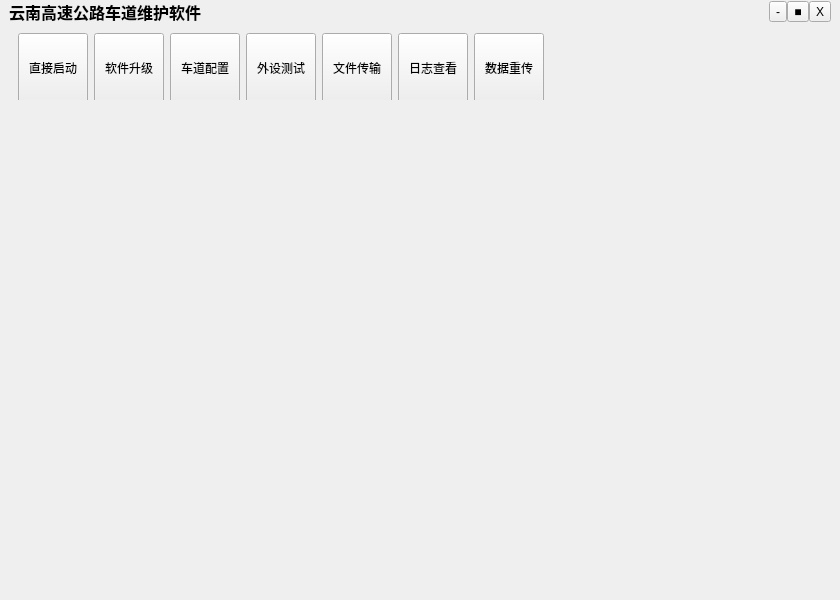
<?xml version="1.0" encoding="UTF-8"?>
<ui version="4.0">
 <class>FormMain</class>
 <widget class="QWidget" name="FormMain">
  <property name="geometry">
   <rect>
    <x>0</x>
    <y>0</y>
    <width>840</width>
    <height>600</height>
   </rect>
  </property>
  <property name="windowTitle">
   <string>Form</string>
  </property>
  <layout class="QVBoxLayout" name="verticalLayout">
   <property name="spacing">
    <number>0</number>
   </property>
   <property name="margin">
    <number>0</number>
   </property>
   <item>
    <widget class="QWidget" name="widget" native="true">
     <property name="minimumSize">
      <size>
       <width>0</width>
       <height>100</height>
      </size>
     </property>
     <property name="maximumSize">
      <size>
       <width>16777215</width>
       <height>100</height>
      </size>
     </property>
     <layout class="QVBoxLayout" name="verticalLayout_2">
      <property name="spacing">
       <number>0</number>
      </property>
      <property name="topMargin">
       <number>0</number>
      </property>
      <property name="bottomMargin">
       <number>0</number>
      </property>
      <item>
       <layout class="QHBoxLayout" name="horizontalLayout_2">
        <item>
         <widget class="QLabel" name="label">
          <property name="font">
           <font>
            <pointsize>12</pointsize>
            <weight>75</weight>
            <bold>true</bold>
           </font>
          </property>
          <property name="text">
           <string>云南高速公路车道维护软件</string>
          </property>
         </widget>
        </item>
        <item>
         <widget class="QToolButton" name="btnMin">
          <property name="focusPolicy">
           <enum>Qt::NoFocus</enum>
          </property>
          <property name="text">
           <string>-</string>
          </property>
         </widget>
        </item>
        <item>
         <widget class="QToolButton" name="btnMax">
          <property name="focusPolicy">
           <enum>Qt::NoFocus</enum>
          </property>
          <property name="text">
           <string>■</string>
          </property>
         </widget>
        </item>
        <item>
         <widget class="QToolButton" name="btnClose">
          <property name="focusPolicy">
           <enum>Qt::NoFocus</enum>
          </property>
          <property name="text">
           <string>X</string>
          </property>
         </widget>
        </item>
       </layout>
      </item>
      <item>
       <widget class="QWidget" name="WidgetTool" native="true">
        <layout class="QHBoxLayout" name="horizontalLayout">
         <item>
          <widget class="QToolButton" name="tb_Home">
           <property name="minimumSize">
            <size>
             <width>70</width>
             <height>70</height>
            </size>
           </property>
           <property name="maximumSize">
            <size>
             <width>70</width>
             <height>70</height>
            </size>
           </property>
           <property name="focusPolicy">
            <enum>Qt::NoFocus</enum>
           </property>
           <property name="text">
            <string>直接启动</string>
           </property>
          </widget>
         </item>
         <item>
          <widget class="QToolButton" name="tb_Update">
           <property name="minimumSize">
            <size>
             <width>70</width>
             <height>70</height>
            </size>
           </property>
           <property name="maximumSize">
            <size>
             <width>70</width>
             <height>70</height>
            </size>
           </property>
           <property name="focusPolicy">
            <enum>Qt::NoFocus</enum>
           </property>
           <property name="text">
            <string>软件升级</string>
           </property>
          </widget>
         </item>
         <item>
          <widget class="QToolButton" name="tb_Setting">
           <property name="minimumSize">
            <size>
             <width>70</width>
             <height>70</height>
            </size>
           </property>
           <property name="maximumSize">
            <size>
             <width>70</width>
             <height>70</height>
            </size>
           </property>
           <property name="focusPolicy">
            <enum>Qt::NoFocus</enum>
           </property>
           <property name="text">
            <string>车道配置</string>
           </property>
          </widget>
         </item>
         <item>
          <widget class="QToolButton" name="tb_devtest">
           <property name="minimumSize">
            <size>
             <width>70</width>
             <height>70</height>
            </size>
           </property>
           <property name="maximumSize">
            <size>
             <width>70</width>
             <height>70</height>
            </size>
           </property>
           <property name="focusPolicy">
            <enum>Qt::NoFocus</enum>
           </property>
           <property name="text">
            <string>外设测试</string>
           </property>
          </widget>
         </item>
         <item>
          <widget class="QToolButton" name="tb_File">
           <property name="minimumSize">
            <size>
             <width>70</width>
             <height>70</height>
            </size>
           </property>
           <property name="maximumSize">
            <size>
             <width>70</width>
             <height>70</height>
            </size>
           </property>
           <property name="focusPolicy">
            <enum>Qt::NoFocus</enum>
           </property>
           <property name="text">
            <string>文件传输</string>
           </property>
          </widget>
         </item>
         <item>
          <widget class="QToolButton" name="tb_Log">
           <property name="minimumSize">
            <size>
             <width>70</width>
             <height>70</height>
            </size>
           </property>
           <property name="maximumSize">
            <size>
             <width>70</width>
             <height>70</height>
            </size>
           </property>
           <property name="focusPolicy">
            <enum>Qt::NoFocus</enum>
           </property>
           <property name="text">
            <string>日志查看</string>
           </property>
          </widget>
         </item>
         <item>
          <widget class="QToolButton" name="tb_DataResend">
           <property name="minimumSize">
            <size>
             <width>70</width>
             <height>70</height>
            </size>
           </property>
           <property name="maximumSize">
            <size>
             <width>70</width>
             <height>70</height>
            </size>
           </property>
           <property name="focusPolicy">
            <enum>Qt::NoFocus</enum>
           </property>
           <property name="text">
            <string>数据重传</string>
           </property>
          </widget>
         </item>
         <item>
          <spacer name="horizontalSpacer">
           <property name="orientation">
            <enum>Qt::Horizontal</enum>
           </property>
           <property name="sizeHint" stdset="0">
            <size>
             <width>40</width>
             <height>20</height>
            </size>
           </property>
          </spacer>
         </item>
        </layout>
       </widget>
      </item>
     </layout>
    </widget>
   </item>
   <item>
    <widget class="QStackedWidget" name="stackedWidget">
     <property name="focusPolicy">
      <enum>Qt::NoFocus</enum>
     </property>
     <widget class="QWidget" name="page"/>
     <widget class="QWidget" name="page_2"/>
    </widget>
   </item>
  </layout>
 </widget>
 <resources/>
 <connections/>
</ui>
